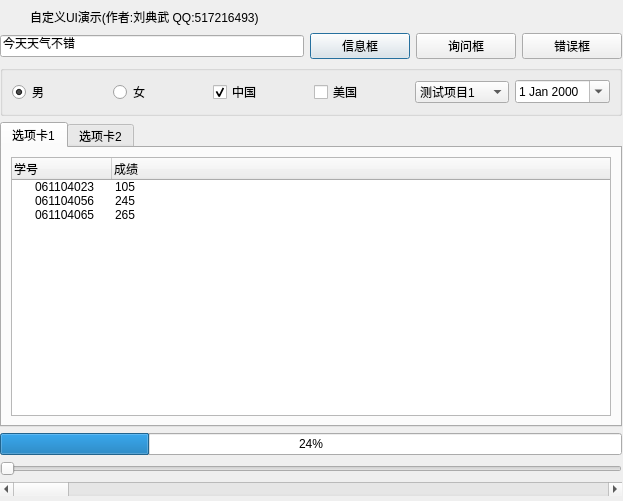
<?xml version="1.0" encoding="UTF-8"?>
<ui version="4.0">
 <class>System</class>
 <widget class="QDialog" name="System">
  <property name="geometry">
   <rect>
    <x>0</x>
    <y>0</y>
    <width>623</width>
    <height>501</height>
   </rect>
  </property>
  <property name="windowTitle">
   <string>Dialog</string>
  </property>
  <widget class="QWidget" name="widget_title" native="true">
   <property name="geometry">
    <rect>
     <x>0</x>
     <y>0</y>
     <width>622</width>
     <height>33</height>
    </rect>
   </property>
   <property name="sizePolicy">
    <sizepolicy hsizetype="Preferred" vsizetype="Fixed">
     <horstretch>0</horstretch>
     <verstretch>0</verstretch>
    </sizepolicy>
   </property>
   <property name="minimumSize">
    <size>
     <width>100</width>
     <height>33</height>
    </size>
   </property>
   <layout class="QHBoxLayout" name="horizontalLayout_2">
    <property name="spacing">
     <number>0</number>
    </property>
    <property name="leftMargin">
     <number>0</number>
    </property>
    <property name="topMargin">
     <number>0</number>
    </property>
    <property name="rightMargin">
     <number>0</number>
    </property>
    <property name="bottomMargin">
     <number>0</number>
    </property>
    <item>
     <widget class="QLabel" name="lab_Ico">
      <property name="sizePolicy">
       <sizepolicy hsizetype="Minimum" vsizetype="Preferred">
        <horstretch>0</horstretch>
        <verstretch>0</verstretch>
       </sizepolicy>
      </property>
      <property name="minimumSize">
       <size>
        <width>30</width>
        <height>0</height>
       </size>
      </property>
      <property name="text">
       <string/>
      </property>
      <property name="alignment">
       <set>Qt::AlignCenter</set>
      </property>
     </widget>
    </item>
    <item>
     <widget class="QLabel" name="lab_Title">
      <property name="sizePolicy">
       <sizepolicy hsizetype="Expanding" vsizetype="Preferred">
        <horstretch>0</horstretch>
        <verstretch>0</verstretch>
       </sizepolicy>
      </property>
      <property name="styleSheet">
       <string notr="true">font: 10pt &quot;微软雅黑&quot;;</string>
      </property>
      <property name="text">
       <string>自定义UI演示(作者:刘典武 QQ:517216493)</string>
      </property>
      <property name="alignment">
       <set>Qt::AlignLeading|Qt::AlignLeft|Qt::AlignVCenter</set>
      </property>
     </widget>
    </item>
    <item>
     <widget class="QWidget" name="widget_menu" native="true">
      <property name="sizePolicy">
       <sizepolicy hsizetype="Minimum" vsizetype="Preferred">
        <horstretch>0</horstretch>
        <verstretch>0</verstretch>
       </sizepolicy>
      </property>
      <layout class="QHBoxLayout" name="horizontalLayout">
       <property name="spacing">
        <number>0</number>
       </property>
       <property name="leftMargin">
        <number>0</number>
       </property>
       <property name="topMargin">
        <number>0</number>
       </property>
       <property name="rightMargin">
        <number>0</number>
       </property>
       <property name="bottomMargin">
        <number>0</number>
       </property>
       <item>
        <widget class="QPushButton" name="btnMenu">
         <property name="sizePolicy">
          <sizepolicy hsizetype="Minimum" vsizetype="Expanding">
           <horstretch>0</horstretch>
           <verstretch>0</verstretch>
          </sizepolicy>
         </property>
         <property name="minimumSize">
          <size>
           <width>31</width>
           <height>0</height>
          </size>
         </property>
         <property name="cursor">
          <cursorShape>ArrowCursor</cursorShape>
         </property>
         <property name="focusPolicy">
          <enum>Qt::NoFocus</enum>
         </property>
         <property name="toolTip">
          <string>菜单</string>
         </property>
         <property name="text">
          <string/>
         </property>
         <property name="flat">
          <bool>true</bool>
         </property>
        </widget>
       </item>
       <item>
        <widget class="QPushButton" name="btnMenu_Min">
         <property name="sizePolicy">
          <sizepolicy hsizetype="Minimum" vsizetype="Expanding">
           <horstretch>0</horstretch>
           <verstretch>0</verstretch>
          </sizepolicy>
         </property>
         <property name="minimumSize">
          <size>
           <width>31</width>
           <height>0</height>
          </size>
         </property>
         <property name="cursor">
          <cursorShape>ArrowCursor</cursorShape>
         </property>
         <property name="focusPolicy">
          <enum>Qt::NoFocus</enum>
         </property>
         <property name="toolTip">
          <string>最小化</string>
         </property>
         <property name="text">
          <string/>
         </property>
         <property name="flat">
          <bool>true</bool>
         </property>
        </widget>
       </item>
       <item>
        <widget class="QPushButton" name="btnMenu_Max">
         <property name="sizePolicy">
          <sizepolicy hsizetype="Minimum" vsizetype="Expanding">
           <horstretch>0</horstretch>
           <verstretch>0</verstretch>
          </sizepolicy>
         </property>
         <property name="minimumSize">
          <size>
           <width>31</width>
           <height>0</height>
          </size>
         </property>
         <property name="cursor">
          <cursorShape>ArrowCursor</cursorShape>
         </property>
         <property name="focusPolicy">
          <enum>Qt::NoFocus</enum>
         </property>
         <property name="toolTip">
          <string>最大化</string>
         </property>
         <property name="text">
          <string/>
         </property>
         <property name="flat">
          <bool>true</bool>
         </property>
        </widget>
       </item>
       <item>
        <widget class="QPushButton" name="btnMenu_Close">
         <property name="sizePolicy">
          <sizepolicy hsizetype="Minimum" vsizetype="Expanding">
           <horstretch>0</horstretch>
           <verstretch>0</verstretch>
          </sizepolicy>
         </property>
         <property name="minimumSize">
          <size>
           <width>40</width>
           <height>0</height>
          </size>
         </property>
         <property name="cursor">
          <cursorShape>ArrowCursor</cursorShape>
         </property>
         <property name="focusPolicy">
          <enum>Qt::NoFocus</enum>
         </property>
         <property name="toolTip">
          <string>关闭</string>
         </property>
         <property name="text">
          <string/>
         </property>
         <property name="flat">
          <bool>true</bool>
         </property>
        </widget>
       </item>
      </layout>
     </widget>
    </item>
   </layout>
  </widget>
  <widget class="QWidget" name="widget_main" native="true">
   <property name="geometry">
    <rect>
     <x>0</x>
     <y>33</y>
     <width>622</width>
     <height>463</height>
    </rect>
   </property>
   <property name="styleSheet">
    <string notr="true">font: 10pt &quot;微软雅黑&quot;;</string>
   </property>
   <layout class="QVBoxLayout" name="verticalLayout_2">
    <item>
     <layout class="QHBoxLayout" name="horizontalLayout_3">
      <item>
       <widget class="QLineEdit" name="lineEdit">
        <property name="text">
         <string>今天天气不错</string>
        </property>
       </widget>
      </item>
      <item>
       <widget class="QPushButton" name="pushButton">
        <property name="minimumSize">
         <size>
          <width>100</width>
          <height>0</height>
         </size>
        </property>
        <property name="text">
         <string>信息框</string>
        </property>
       </widget>
      </item>
      <item>
       <widget class="QPushButton" name="pushButton_2">
        <property name="minimumSize">
         <size>
          <width>100</width>
          <height>0</height>
         </size>
        </property>
        <property name="text">
         <string>询问框</string>
        </property>
       </widget>
      </item>
      <item>
       <widget class="QPushButton" name="pushButton_3">
        <property name="minimumSize">
         <size>
          <width>100</width>
          <height>0</height>
         </size>
        </property>
        <property name="text">
         <string>错误框</string>
        </property>
       </widget>
      </item>
     </layout>
    </item>
    <item>
     <widget class="QGroupBox" name="groupBox">
      <property name="title">
       <string/>
      </property>
      <layout class="QHBoxLayout" name="horizontalLayout_4">
       <item>
        <widget class="QRadioButton" name="radioButton">
         <property name="text">
          <string>男</string>
         </property>
         <property name="checked">
          <bool>true</bool>
         </property>
        </widget>
       </item>
       <item>
        <widget class="QRadioButton" name="radioButton_2">
         <property name="text">
          <string>女</string>
         </property>
        </widget>
       </item>
       <item>
        <widget class="QCheckBox" name="checkBox">
         <property name="text">
          <string>中国</string>
         </property>
         <property name="checked">
          <bool>true</bool>
         </property>
        </widget>
       </item>
       <item>
        <widget class="QCheckBox" name="checkBox_2">
         <property name="text">
          <string>美国</string>
         </property>
        </widget>
       </item>
       <item>
        <widget class="QComboBox" name="comboBox">
         <item>
          <property name="text">
           <string>测试项目1</string>
          </property>
         </item>
         <item>
          <property name="text">
           <string>测试项目2</string>
          </property>
         </item>
         <item>
          <property name="text">
           <string>测试项目3</string>
          </property>
         </item>
        </widget>
       </item>
       <item>
        <widget class="QDateEdit" name="dateEdit">
         <property name="calendarPopup">
          <bool>true</bool>
         </property>
        </widget>
       </item>
      </layout>
     </widget>
    </item>
    <item>
     <widget class="QTabWidget" name="tabWidget">
      <property name="currentIndex">
       <number>0</number>
      </property>
      <widget class="QWidget" name="tab">
       <attribute name="title">
        <string>选项卡1</string>
       </attribute>
       <layout class="QVBoxLayout" name="verticalLayout_3">
        <item>
         <widget class="QTreeWidget" name="treeWidget">
          <column>
           <property name="text">
            <string>学号</string>
           </property>
          </column>
          <column>
           <property name="text">
            <string>成绩</string>
           </property>
          </column>
          <item>
           <property name="text">
            <string>061104023</string>
           </property>
           <property name="text">
            <string>105</string>
           </property>
          </item>
          <item>
           <property name="text">
            <string>061104056</string>
           </property>
           <property name="text">
            <string>245</string>
           </property>
          </item>
          <item>
           <property name="text">
            <string>061104065</string>
           </property>
           <property name="text">
            <string>265</string>
           </property>
          </item>
         </widget>
        </item>
       </layout>
      </widget>
      <widget class="QWidget" name="tab_2">
       <attribute name="title">
        <string>选项卡2</string>
       </attribute>
       <layout class="QVBoxLayout" name="verticalLayout_4">
        <item>
         <widget class="QTableWidget" name="tableWidget">
          <property name="selectionBehavior">
           <enum>QAbstractItemView::SelectRows</enum>
          </property>
          <row>
           <property name="text">
            <string>1</string>
           </property>
          </row>
          <row>
           <property name="text">
            <string>2</string>
           </property>
          </row>
          <row>
           <property name="text">
            <string>3</string>
           </property>
          </row>
          <column>
           <property name="text">
            <string>学号</string>
           </property>
          </column>
          <column>
           <property name="text">
            <string>成绩</string>
           </property>
          </column>
          <item row="0" column="0">
           <property name="text">
            <string>061104023</string>
           </property>
          </item>
          <item row="0" column="1">
           <property name="text">
            <string>105</string>
           </property>
          </item>
          <item row="1" column="0">
           <property name="text">
            <string>061104025</string>
           </property>
          </item>
          <item row="1" column="1">
           <property name="text">
            <string>108</string>
           </property>
          </item>
          <item row="2" column="0">
           <property name="text">
            <string>061104056</string>
           </property>
          </item>
          <item row="2" column="1">
           <property name="text">
            <string>235</string>
           </property>
          </item>
         </widget>
        </item>
       </layout>
      </widget>
     </widget>
    </item>
    <item>
     <widget class="QProgressBar" name="progressBar">
      <property name="value">
       <number>24</number>
      </property>
     </widget>
    </item>
    <item>
     <widget class="QSlider" name="horizontalSlider">
      <property name="orientation">
       <enum>Qt::Horizontal</enum>
      </property>
     </widget>
    </item>
    <item>
     <widget class="QScrollBar" name="horizontalScrollBar">
      <property name="orientation">
       <enum>Qt::Horizontal</enum>
      </property>
     </widget>
    </item>
   </layout>
  </widget>
 </widget>
 <resources/>
 <connections/>
</ui>
